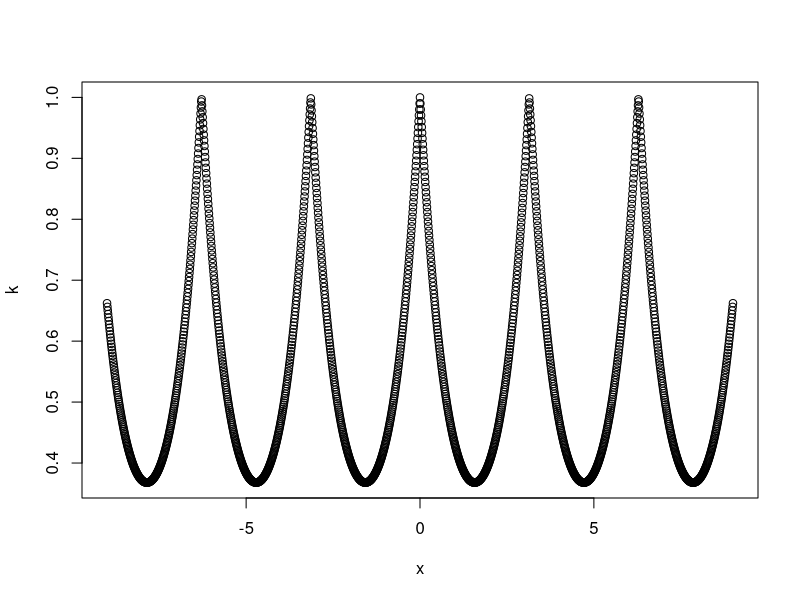
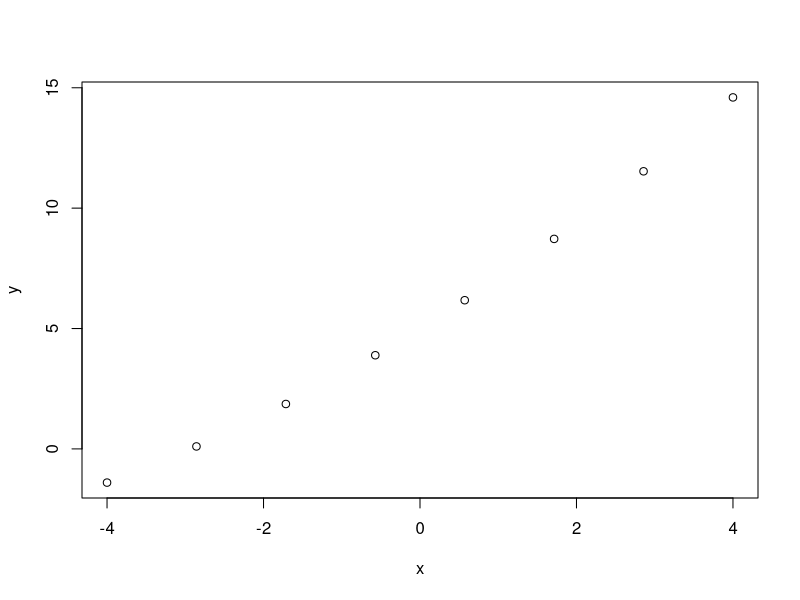
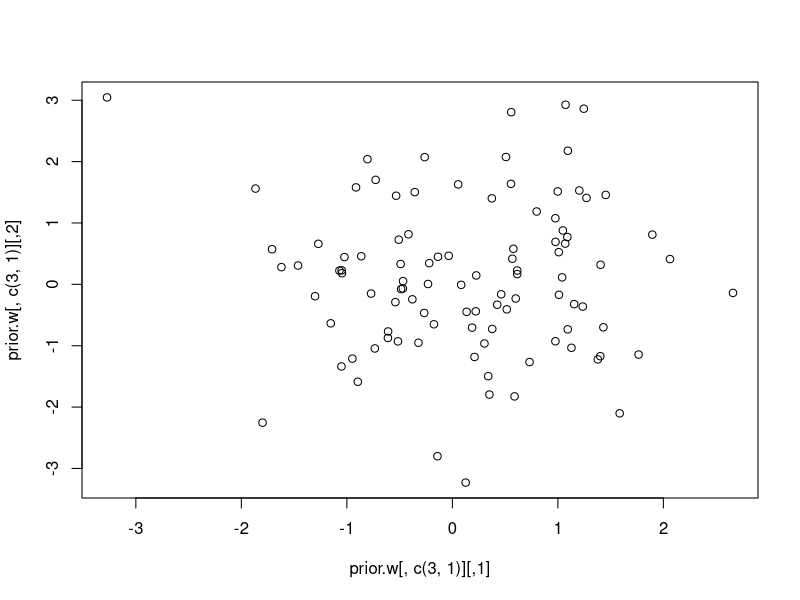
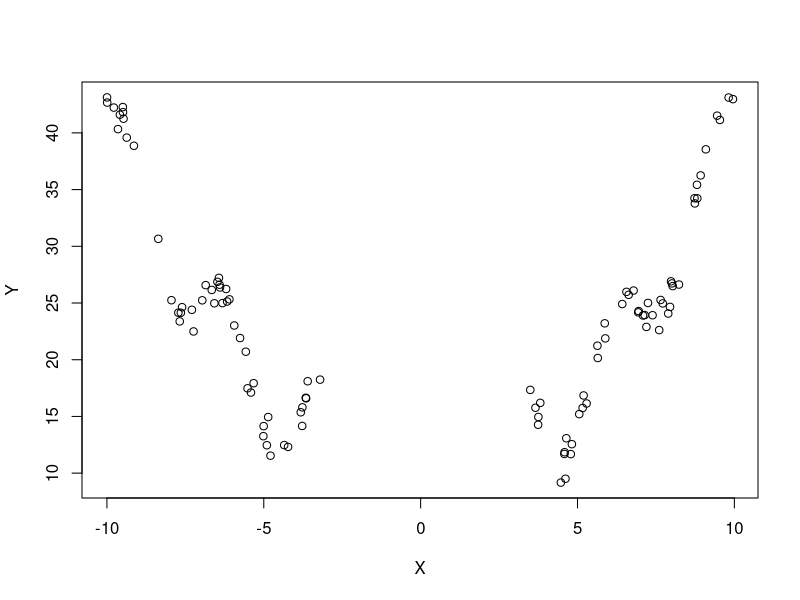
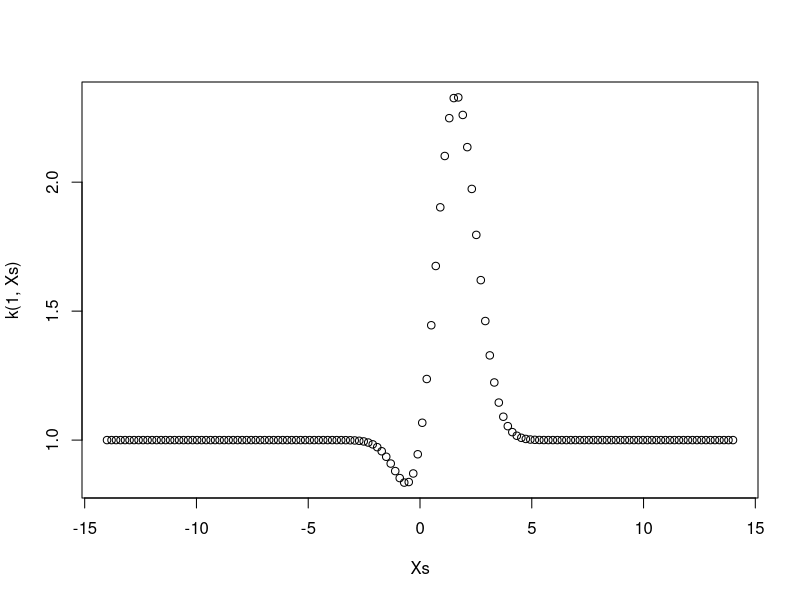
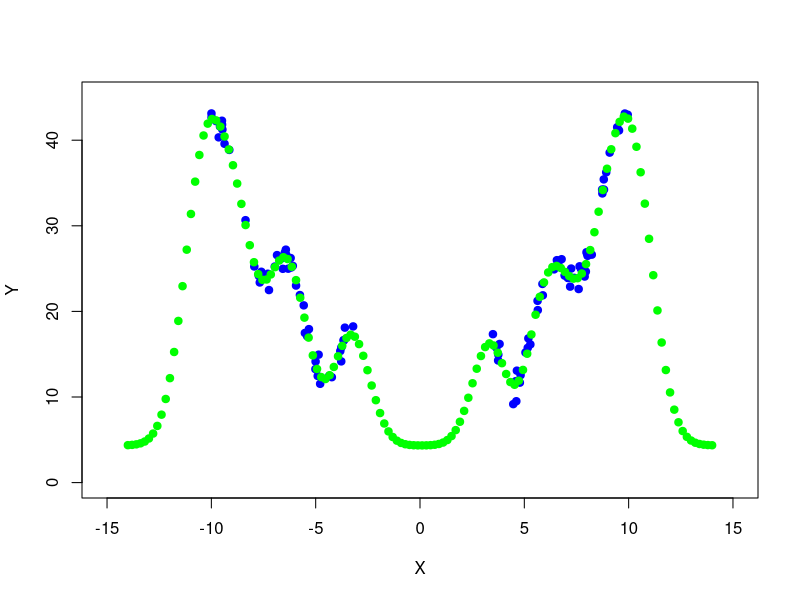

Source code (R) for these figures, in order: (Note: this script raises an error after producing the figures.)
x <- seq( -9, 9, 0.01)

k <- exp( -abs( sin(x) ))

plot( x, k ) 

phi <- function(x) { 
	c( 1, x, x*x ) 
}
phi <- Vectorize( phi )

phi( 3 )

w <- c(5,2,.1)

w * phi( 3 )

N <- 8
x <- seq( -4, 4, length.out=N)
PHI <- as.matrix( phi( x ) )
y <- t(PHI) %*% w
plot( x, y )

library(MASS)



sigma.w <- matrix( rep( 1, N*N ), N,N) 
sigma.w <- diag( N )
prior.w <- mvrnorm( n=100, mu=rep(0, N), Sigma=sigma.w )
plot( prior.w[,c(3,1)] )


# simulated data# {{{
N <- 100
X <- c(runif(N/2, -10, -3), runif(N/2, 3, 10))
Xs <- seq( -14, 14, length.out=140)
f <- 0.3*X^2 + 4*cos(2*X) + 10
noise <- 1e-0
Y <- f + rnorm(N,sd=noise)
plot(X,Y)
# }}}

# Squared exponential covariance function# {{{
scale <- 1.0
k <- function( x1, x2 ) {
	0*1e0*exp( -0.5*(x1-x2)^2 / scale ) +
	0*1e0*exp( -0.5*(x1-x2)^2 / 10*scale ) +
  1*1e0*x1%*%x2*exp( -0.5*(x1-x2)^2 / 1*scale ) +
	1e0
}
k <- Vectorize( k )
k(0, Xs)
plot( Xs, k(1, Xs) )
# }}}

fbar <- function( xs ) {
	a %*% k(xs,X)
}
fbar <- Vectorize(fbar)

K <- outer( X, X, k)
U <- chol(K + noise*diag(N))
a <- backsolve( U, backsolve( U, Y, transpose=TRUE))
plot( X, Y, col='blue', pch=19, xlim=c(-15,15), ylim=c(0, 45) )
points( Xs, fbar( Xs ), col='green', pch=19 )

image( sort(K) )








